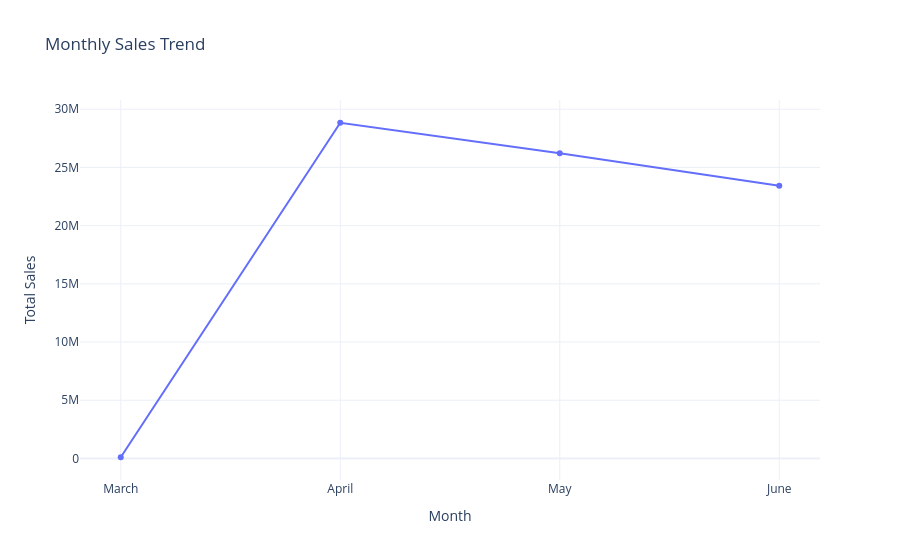

Notebook code cell kept with this figure:
### Code cell
fig=px.line(
    monthly_sales,
    x='Month',
    y='Amount',
    markers=True,
    title='Monthly Sales Trend'
)
fig.update_layout(
    xaxis_title='Month',
    yaxis_title='Total Sales'
)
fig.show()

### Figure 1 — Plotly figure (JSON) as saved in the notebook; plotly's stock layout.template omitted (floating-point values rounded to 4 significant figures)
{"data": [{"hovertemplate": "Month=%{x}<br>Amount=%{y}<extra></extra>", "legendgroup": "", "line": {"color": "#636efa", "dash": "solid"}, "marker": {"symbol": "circle"}, "mode": "lines+markers", "name": "", "orientation": "v", "showlegend": false, "type": "scatter", "x": ["March", "April", "May", "June"], "xaxis": "x", "y": [101700.0, 28840000.0, 26230000.0, 23430000.0], "yaxis": "y"}], "layout": {"legend": {"tracegroupgap": 0}, "title": {"text": "Monthly Sales Trend"}, "xaxis": {"anchor": "y", "domain": [0, 1], "title": {"text": "Month"}}, "yaxis": {"anchor": "x", "domain": [0, 1], "title": {"text": "Total Sales"}}}}
